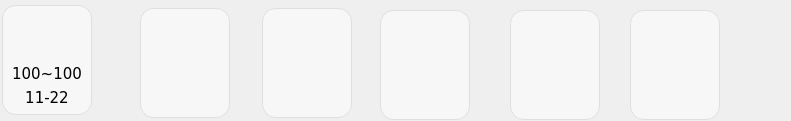
      <widget class="QWidget" name="scrollAreaWidgetContents_3">
       <property name="geometry">
        <rect>
         <x>0</x>
         <y>0</y>
         <width>791</width>
         <height>121</height>
        </rect>
       </property>
       <widget class="QPushButton" name="Icon_Button">
        <property name="geometry">
         <rect>
          <x>22</x>
          <y>10</y>
          <width>50</width>
          <height>50</height>
         </rect>
        </property>
        <property name="minimumSize">
         <size>
          <width>50</width>
          <height>50</height>
         </size>
        </property>
        <property name="maximumSize">
         <size>
          <width>50</width>
          <height>50</height>
         </size>
        </property>
        <property name="styleSheet">
         <string notr="true">border-radius:0px;
background-color:none;
background-image:url(../icon/airQuality/pm10.png);</string>
        </property>
        <property name="text">
         <string/>
        </property>
       </widget>
       <widget class="QPushButton" name="Temperature_Back">
        <property name="geometry">
         <rect>
          <x>2</x>
          <y>5</y>
          <width>90</width>
          <height>110</height>
         </rect>
        </property>
        <property name="minimumSize">
         <size>
          <width>90</width>
          <height>110</height>
         </size>
        </property>
        <property name="maximumSize">
         <size>
          <width>90</width>
          <height>110</height>
         </size>
        </property>
        <property name="styleSheet">
         <string notr="true">border-radius:14px;
background-color: rgb(247, 247, 247);
border-color: rgb(223, 223, 223);
border-width: 1px;
border-style: solid;</string>
        </property>
        <property name="text">
         <string/>
        </property>
       </widget>
       <widget class="QLabel" name="label">
        <property name="geometry">
         <rect>
          <x>7</x>
          <y>64</y>
          <width>80</width>
          <height>20</height>
         </rect>
        </property>
        <property name="minimumSize">
         <size>
          <width>80</width>
          <height>20</height>
         </size>
        </property>
        <property name="maximumSize">
         <size>
          <width>80</width>
          <height>20</height>
         </size>
        </property>
        <property name="font">
         <font>
          <family>Verdana</family>
          <pointsize>11</pointsize>
         </font>
        </property>
        <property name="styleSheet">
         <string notr="true">border-radius:0px;
background-color:none;</string>
        </property>
        <property name="locale">
         <locale language="Chinese" country="China"/>
        </property>
        <property name="text">
         <string>100~100</string>
        </property>
        <property name="alignment">
         <set>Qt::AlignCenter</set>
        </property>
       </widget>
       <widget class="QLabel" name="label_2">
        <property name="geometry">
         <rect>
          <x>7</x>
          <y>88</y>
          <width>80</width>
          <height>20</height>
         </rect>
        </property>
        <property name="minimumSize">
         <size>
          <width>80</width>
          <height>20</height>
         </size>
        </property>
        <property name="maximumSize">
         <size>
          <width>80</width>
          <height>20</height>
         </size>
        </property>
        <property name="font">
         <font>
          <family>Verdana</family>
          <pointsize>11</pointsize>
         </font>
        </property>
        <property name="styleSheet">
         <string notr="true">border-radius:0px;
background-color:none;</string>
        </property>
        <property name="locale">
         <locale language="Chinese" country="China"/>
        </property>
        <property name="text">
         <string>11-22</string>
        </property>
        <property name="alignment">
         <set>Qt::AlignCenter</set>
        </property>
       </widget>
       <widget class="QPushButton" name="Temperature_Back_2">
        <property name="geometry">
         <rect>
          <x>140</x>
          <y>8</y>
          <width>90</width>
          <height>110</height>
         </rect>
        </property>
        <property name="minimumSize">
         <size>
          <width>90</width>
          <height>110</height>
         </size>
        </property>
        <property name="maximumSize">
         <size>
          <width>90</width>
          <height>110</height>
         </size>
        </property>
        <property name="styleSheet">
         <string notr="true">border-radius:14px;
background-color: rgb(247, 247, 247);
border-color: rgb(223, 223, 223);
border-width: 1px;
border-style: solid;</string>
        </property>
        <property name="text">
         <string/>
        </property>
       </widget>
       <widget class="QPushButton" name="Temperature_Back_3">
        <property name="geometry">
         <rect>
          <x>262</x>
          <y>8</y>
          <width>90</width>
          <height>110</height>
         </rect>
        </property>
        <property name="minimumSize">
         <size>
          <width>90</width>
          <height>110</height>
         </size>
        </property>
        <property name="maximumSize">
         <size>
          <width>90</width>
          <height>110</height>
         </size>
        </property>
        <property name="styleSheet">
         <string notr="true">border-radius:14px;
background-color: rgb(247, 247, 247);
border-color: rgb(223, 223, 223);
border-width: 1px;
border-style: solid;</string>
        </property>
        <property name="text">
         <string/>
        </property>
       </widget>
       <widget class="QPushButton" name="Temperature_Back_4">
        <property name="geometry">
         <rect>
          <x>380</x>
          <y>10</y>
          <width>90</width>
          <height>110</height>
         </rect>
        </property>
        <property name="minimumSize">
         <size>
          <width>90</width>
          <height>110</height>
         </size>
        </property>
        <property name="maximumSize">
         <size>
          <width>90</width>
          <height>110</height>
         </size>
        </property>
        <property name="styleSheet">
         <string notr="true">border-radius:14px;
background-color: rgb(247, 247, 247);
border-color: rgb(223, 223, 223);
border-width: 1px;
border-style: solid;</string>
        </property>
        <property name="text">
         <string/>
        </property>
       </widget>
       <widget class="QPushButton" name="Temperature_Back_5">
        <property name="geometry">
         <rect>
          <x>510</x>
          <y>10</y>
          <width>90</width>
          <height>110</height>
         </rect>
        </property>
        <property name="minimumSize">
         <size>
          <width>90</width>
          <height>110</height>
         </size>
        </property>
        <property name="maximumSize">
         <size>
          <width>90</width>
          <height>110</height>
         </size>
        </property>
        <property name="styleSheet">
         <string notr="true">border-radius:14px;
background-color: rgb(247, 247, 247);
border-color: rgb(223, 223, 223);
border-width: 1px;
border-style: solid;</string>
        </property>
        <property name="text">
         <string/>
        </property>
       </widget>
       <widget class="QPushButton" name="Temperature_Back_6">
        <property name="geometry">
         <rect>
          <x>630</x>
          <y>10</y>
          <width>90</width>
          <height>110</height>
         </rect>
        </property>
        <property name="minimumSize">
         <size>
          <width>90</width>
          <height>110</height>
         </size>
        </property>
        <property name="maximumSize">
         <size>
          <width>90</width>
          <height>110</height>
         </size>
        </property>
        <property name="styleSheet">
         <string notr="true">border-radius:14px;
background-color: rgb(247, 247, 247);
border-color: rgb(223, 223, 223);
border-width: 1px;
border-style: solid;</string>
        </property>
        <property name="text">
         <string/>
        </property>
       </widget>
       <zorder>Temperature_Back</zorder>
       <zorder>Icon_Button</zorder>
       <zorder>label</zorder>
       <zorder>label_2</zorder>
       <zorder>Temperature_Back_2</zorder>
       <zorder>Temperature_Back_3</zorder>
       <zorder>Temperature_Back_4</zorder>
       <zorder>Temperature_Back_5</zorder>
       <zorder>Temperature_Back_6</zorder>
      </widget>
